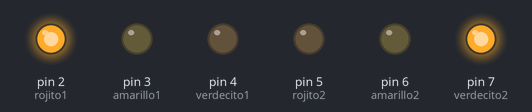
A sketch run on a simulated Arduino Uno, built with avr-gcc and run on an emulated ATmega328P. Shown: output pins drawn as LEDs (lit = HIGH).

Above: at 5.0 s.
At 11.0 s:
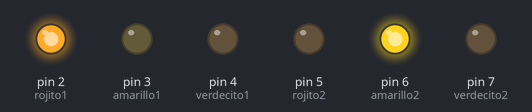
At 17.0 s:
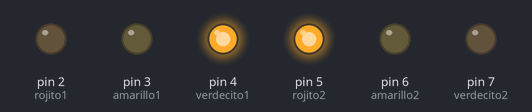
At 23.0 s:
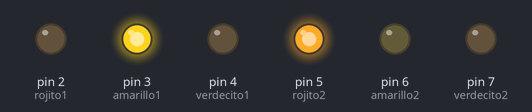
Timing chart, 0 to 31.2 s (numbered marks = the images above):
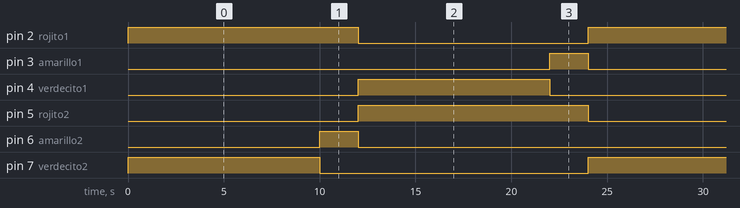

The sketch:

semaforo.ino
```cpp
#define rojito1 2
#define amarillo1 3
#define verdecito1 4


#define rojito2 5
#define amarillo2 6
#define verdecito2 7


void setup()
{

  pinMode(rojito1, OUTPUT);

  pinMode(amarillo1, OUTPUT);

  pinMode(verdecito1, OUTPUT);

  pinMode(rojito2, OUTPUT);

  pinMode(amarillo2, OUTPUT);

  pinMode(verdecito2, OUTPUT);


}

void loop()
{

  digitalWrite(rojito1, HIGH);
  digitalWrite(verdecito2, HIGH);
  delay(10000);

  digitalWrite(verdecito2, LOW);
  digitalWrite(amarillo2, HIGH);
  delay(2000);

  digitalWrite(amarillo2, LOW);
  digitalWrite(rojito2, HIGH);
  digitalWrite(rojito1, LOW);
  digitalWrite(verdecito1, HIGH);
  delay(10000);

  digitalWrite(verdecito1, LOW);
  digitalWrite(amarillo1, HIGH);
  delay(2000);

  digitalWrite(amarillo1, LOW);
  digitalWrite(rojito2, LOW);


}
```

Measured:
- by itself, pin 2 (rojito1), pin 5 (rojito2): alternates HIGH for 12.0 s and LOW for 12.0 s
- by itself, pin 3 (amarillo1), pin 6 (amarillo2): alternates HIGH for 2.0 s and LOW for 22.0 s
- by itself, pin 4 (verdecito1), pin 7 (verdecito2): alternates HIGH for 10.0 s and LOW for 14.0 s
